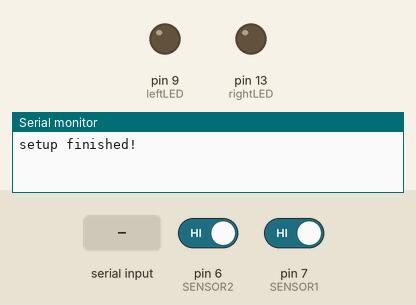
This sketch was run on a simulated Arduino Uno, built with avr-gcc and run on an emulated ATmega328P. Shown: output pins drawn as LEDs (lit = HIGH), the last lines printed to the serial monitor. Inputs (shaded band) come from the test bench; at power-on: pin 6 (SENSOR2) HIGH, pin 7 (SENSOR1) HIGH.

Above: at 1.2 s.
1.3 s: "x" received over Serial
3.0 s: pin 6 (SENSOR2) driven LOW
At 3.18 s:
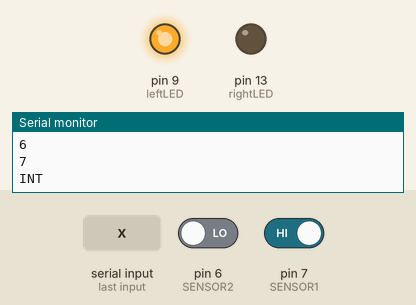
4.8 s: pin 7 (SENSOR1) driven LOW
At 4.93 s:
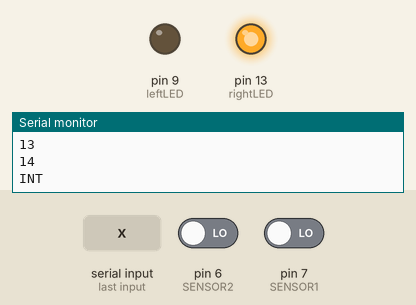
Timing chart, 0 to 7.8 s (numbered marks = the images above; inputs shaded):
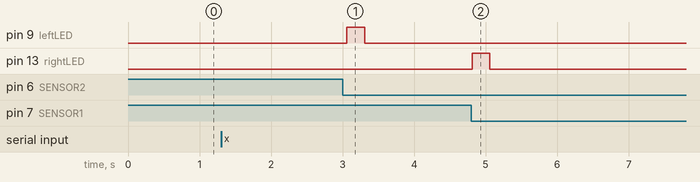

The sketch:

Agility_control.ino
```cpp
#include <TimerOne.h>
#include <PinChangeInterrupt.h>
#include <PinChangeInterruptBoards.h>
#include <PinChangeInterruptPins.h>
#include <PinChangeInterruptSettings.h>

volatile int tick = 0;

#define SENSOR1 7
#define SENSOR2 6
#define MAX_CYCLE 32

#define rightLED 13
#define leftLED 9

String startButton = "";

static int data[MAX_CYCLE] = {0, 1,1,0, 0, 0, 0, 0, 0, 0, 0, 0, 0, 0, 0, 0, 0, 0, 0, 0, 0, 0, 0, 0, 0, 0, 0, 0, 0, 0, 0, 0};
static int results[MAX_CYCLE-1];
int result;

bool timerAction = false;
bool isGameOn = false;
bool isGameOver = false;
bool isLeftAction = false;
bool isRightAction = false;

void systemTick(){
  if(tick < MAX_CYCLE){
    tick++;
    Serial.println(tick);
    timerAction = true;
  }else{
    isGameOn = false;
    isGameOver = true;
    timerAction = false;
    tick = 0;
  }

}

void rightAction(){
  isRightAction = true;
}

void leftAction(){
  isLeftAction = true;
}

void setup() {
  Serial.begin(9600);
  //Timer setup, 250ms system tick;
  Timer1.initialize(250000);
  Timer1.attachInterrupt(systemTick);
  Timer1.stop();

  pinMode(SENSOR1,INPUT_PULLUP);
  pinMode(SENSOR2,INPUT_PULLUP);

  pinMode(rightLED, OUTPUT);
  pinMode(leftLED, OUTPUT);

  attachPCINT(digitalPinToPCINT(SENSOR1), rightAction, FALLING);
  attachPCINT(digitalPinToPCINT(SENSOR2), leftAction, FALLING);
  Serial.println("setup finished!");
}

void loop() {
  if(isGameOn){

    if(timerAction){
      if(isRightAction ^ isLeftAction){
        Serial.println("INT");
        if(isLeftAction){
          results[tick] = 1;
          isLeftAction = false;
          digitalWrite(leftLED, HIGH);
        }
        if(isRightAction){
          results[tick] = 2;
           isRightAction = false;
          digitalWrite(rightLED, HIGH);
        }
      } else {
        results[tick] = 0;
        digitalWrite(leftLED, LOW);
        digitalWrite(rightLED, LOW);
        isRightAction = false;
        isLeftAction = false;
      }
      timerAction = false;
    }
  } else if (isGameOver) {
      Timer1.stop();
      isGameOver = false;
      Serial.print("Data: ");
      for(int i = 0;i<MAX_CYCLE;i++){
        Serial.print(data[i],DEC);
        Serial.print(" ");
      }
      Serial.println("");
      Serial.print("Res : ");
     for(int i = 0;i<MAX_CYCLE;i++){
        Serial.print(results[i],DEC);
        Serial.print(" ");
      }

      Serial.println("GAME OVER");
      result = calculateResult(data,results);
      Serial.println("Your result is: " + (String)(result));


  } else {
    while (Serial.available() && isGameOn == false) {
       startButton = (char)Serial.read();
      if (startButton == "x") {
        Timer1.start();
        result = 0;
        isGameOn = true;
        Serial.println("game started.");
      }
    }
  }
  delay(5);
}

static int calculateResult(int data[], int results[]) {
  for (int i=0;i<MAX_CYCLE;i++) {
    switch (data[i]) {
      case 1:
        checkResult(1, i);
        break;
      case 2:
        checkResult(2, i);
        break;
      default:
        break;
    }
  }
  return result;
}

void checkResult(int leg, int index) {
  if (results[index-1] == leg || results[index] == leg || results[index+1] == leg) {
    result++;
  }
}
```

Measured:
- after the input at 3.0 s, pin 9 (leftLED): LOW → HIGH after 0.06 s, → LOW 0.25 s later
- after the input at 4.8 s, pin 13 (rightLED): LOW → HIGH at once, → LOW 0.25 s later
